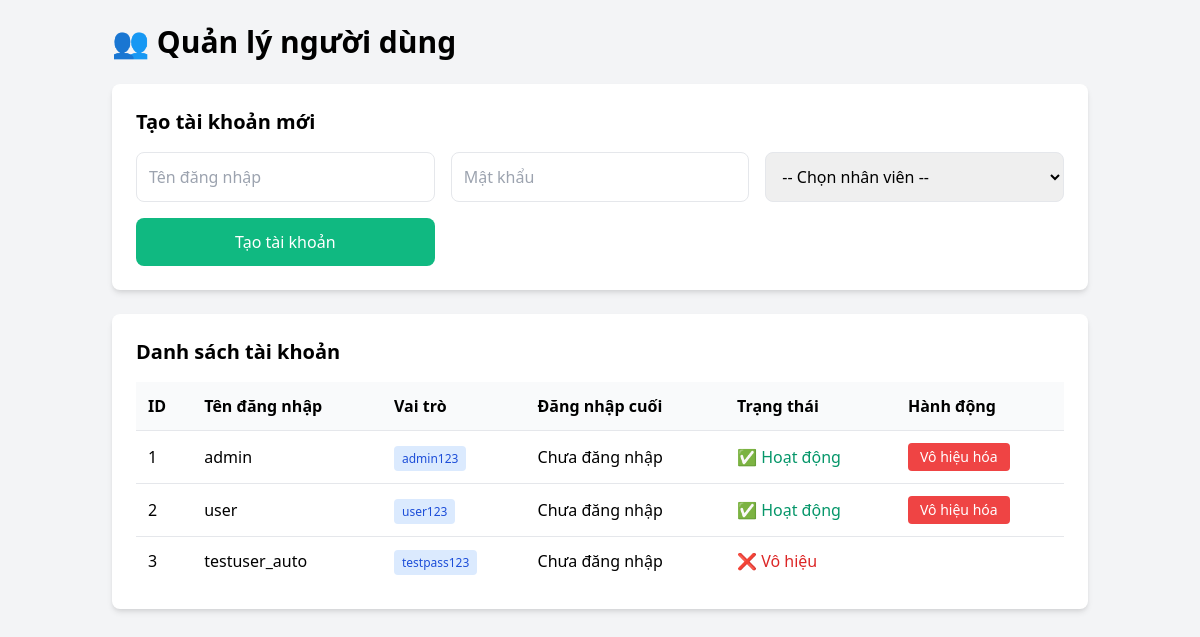
The page /user_management (signed in) on the database as committed earlier.
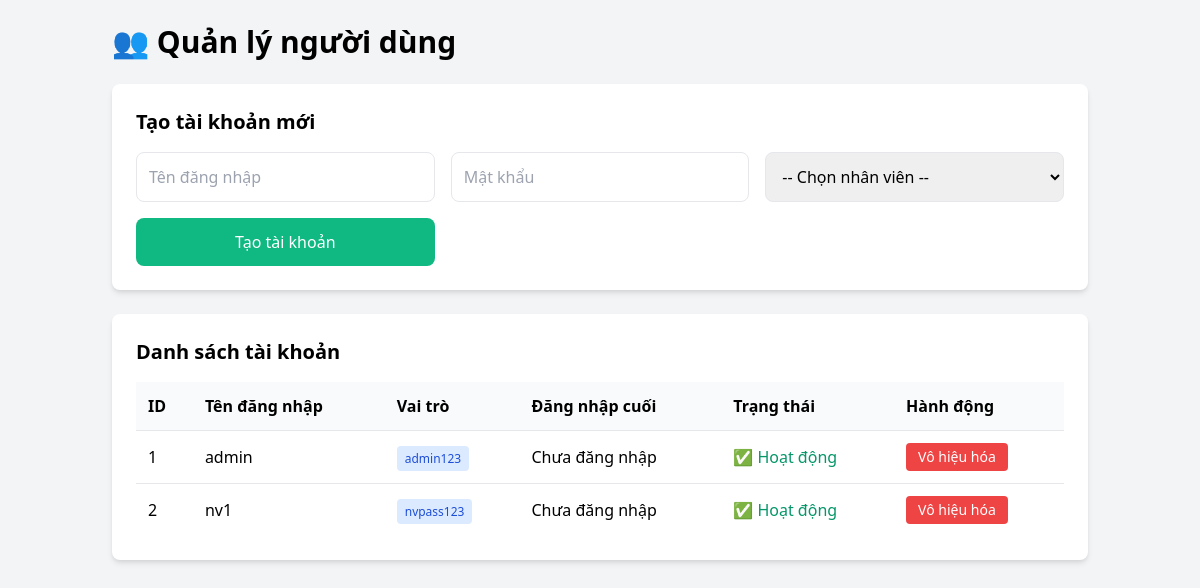
The same page on the database as committed later.
### tables this page shows
CREATE TABLE users (
            id INTEGER PRIMARY KEY,
            username TEXT UNIQUE,
            password TEXT,
            role TEXT DEFAULT 'user',
            last_login TIMESTAMP,
            is_active BOOLEAN DEFAULT 1,
            employee_id INTEGER,
            FOREIGN KEY (employee_id) REFERENCES employees(id)
        );

### app.py (the view)
    def decorated_function(*args, **kwargs):
        if 'user_id' not in session or session.get('role') != 'admin':
            flash('Bạn không có quyền truy cập trang này', 'error')
            return redirect(url_for('index'))
        return f(*args, **kwargs)

### app.py (called while the page is built)
def admin_required(f):
    def decorated_function(*args, **kwargs):
        if 'user_id' not in session or session.get('role') != 'admin':
            flash('Bạn không có quyền truy cập trang này', 'error')
            return redirect(url_for('index'))
        return f(*args, **kwargs)
    decorated_function.__name__ = f.__name__
    return decorated_function

@app.route('/user_management')
@admin_required
def user_manager():
    conn = sqlite3.connect('payroll.db')
    c = conn.cursor()
    c.execute("SELECT id, name FROM employees")
    employees = c.fetchall()
    c.execute("SELECT * FROM users")
    users = c.fetchall()
    conn.close()
    return render_template('user_management.html', users=users, employees=employees)

### templates/user_management.html (shortened to what this page needs)
<!DOCTYPE html>
<html lang="vi">
<head>
    <link href="https://cdn.jsdelivr.net/npm/tailwindcss@2.2.19/dist/tailwind.min.css" rel="stylesheet">
</head>
<body class="bg-gray-100">
    <div class="container mx-auto p-6">
        <h1 class="text-3xl font-bold mb-6">👥 Quản lý người dùng</h1>
        <div class="bg-white p-6 rounded-lg shadow-md mb-6">
            <h2 class="text-xl font-semibold mb-4">Tạo tài khoản mới</h2>
            <form id="createUserForm" class="grid grid-cols-1 md:grid-cols-3 gap-4">
                <input type="text" name="username" placeholder="Tên đăng nhập" required
                    class="p-3 border rounded-lg">
                <input type="password" name="password" placeholder="Mật khẩu" required
                    class="p-3 border rounded-lg">
                <select name="employee_id" class="p-3 border rounded-lg" required>
                    <option value="">-- Chọn nhân viên --</option>
                </select>
                <button type="submit" class="bg-green-500 text-white p-3 rounded-lg hover:bg-green-600">
                    Tạo tài khoản
                </button>
            </form>
        </div>
        <div class="bg-white p-6 rounded-lg shadow-md">
            <h2 class="text-xl font-semibold mb-4">Danh sách tài khoản</h2>
            <div class="overflow-x-auto">
                <table class="w-full table-auto">
                    <thead>
                        <tr class="bg-gray-50">
                            <th class="p-3 text-left">ID</th>
                            <th class="p-3 text-left">Tên đăng nhập</th>
                            <th class="p-3 text-left">Vai trò</th>
                            <th class="p-3 text-left">Đăng nhập cuối</th>
                            <th class="p-3 text-left">Trạng thái</th>
                            <th class="p-3 text-left">Hành động</th>
                        </tr>
                    </thead>
                    <tbody>
                        {% for user in users %}
                        <tr class="border-t">
                            <td class="p-3">{{ user[0] }}</td>
                            <td class="p-3">{{ user[1] }}</td>
                            <td class="p-3">
                                <span class="px-2 py-1 rounded text-xs {% if user[2] == 'admin' %}bg-red-100 text-red-700{% else %}bg-blue-100 text-blue-700{% endif %}">
                                    {{ user[2] }}
                                </span>
                            </td>
                            <td class="p-3">{{ user[4] or 'Chưa đăng nhập' }}</td>
                            <td class="p-3">
                                {% if user[5] %}
                                    <span class="text-green-600">✅ Hoạt động</span>
                                {% else %}
                                    <span class="text-red-600">❌ Vô hiệu</span>
                                {% endif %}
                            </td>
                            <td class="p-3">
                                {% if user[5] %}
                                    <button onclick="deactivateUser({{ user[0] }})"
                                            class="bg-red-500 text-white px-3 py-1 rounded text-sm hover:bg-red-600">
                                        Vô hiệu hóa
                                    </button>
                                {% endif %}
                            </td>
                        </tr>
                        {% endfor %}
                    </tbody>
                </table>
            </div>
        </div>
    </div>
</body>
</html>

Rows that differ between the two databases and show on the page:
removed users: id "3", username "testuser_auto", password "testpass123", user "Chưa đăng nhập", is_active "❌ Vô hiệu"
changed users id 2: username "user" → "nv1"; password "user123" → "nvpass123"
